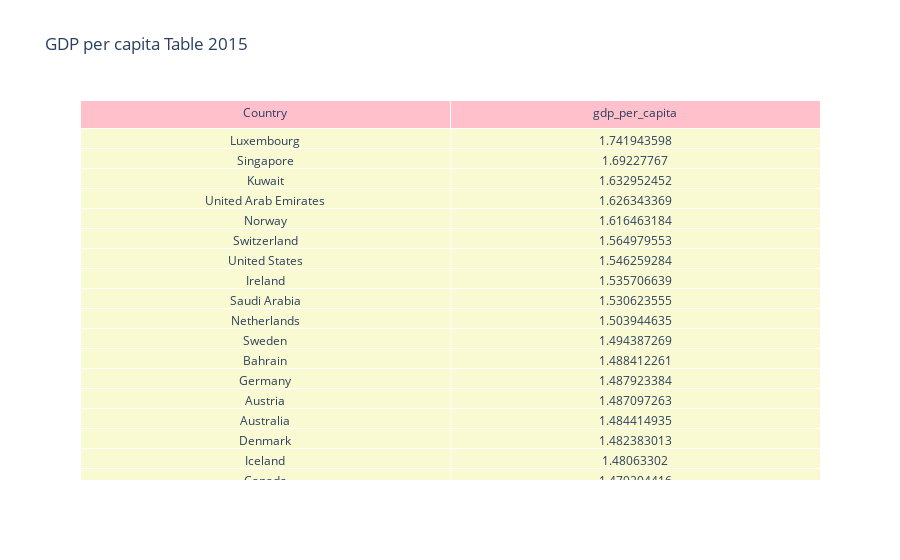

Here is the notebook cell this chart was saved with:
### Code cell
gdp_table(2015, 50).show()

### Figure 1 — Plotly figure (JSON) as saved in the notebook; plotly's stock layout.template omitted (floating-point values rounded to 4 significant figures)
{"data": [{"cells": {"fill": {"color": "lightgoldenrodyellow"}, "values": [["Luxembourg", "Singapore", "Kuwait", "United Arab Emirates", "Norway", "Switzerland", "United States", "Ireland", "Saudi Arabia", "Netherlands", "Sweden", "Bahrain", "Germany", "Austria", "Australia", "Denmark", "Iceland", "Canada", "Belgium", "Finland", "United Kingdom", "France", "Japan", "New Zealand", "Italy", "Spain", "Israel", "Cyprus", "Malta", "Slovenia", "Slovakia", "Estonia", "Portugal", "Lithuania", "Poland", "Malaysia", "Greece", "Hungary", "Kazakhstan", "Russia", "Latvia", "Chile", "Panama", "Croatia", "Romania", "Uruguay", "Turkey", "Gabon", "Mauritius", "Argentina"], [1.742, 1.692, 1.633, 1.626, 1.616, 1.565, 1.546, 1.536, 1.531, 1.504, 1.494, 1.488, 1.488, 1.487, 1.484, 1.482, 1.481, 1.479, 1.464, 1.444, 1.442, 1.431, 1.417, 1.406, 1.395, 1.384, 1.375, 1.356, 1.343, 1.341, 1.325, 1.321, 1.315, 1.315, 1.292, 1.291, 1.289, 1.286, 1.285, 1.282, 1.261, 1.253, 1.234, 1.223, 1.218, 1.218, 1.198, 1.198, 1.189, 1.185]]}, "header": {"fill": {"color": "pink"}, "values": ["Country", "gdp_per_capita"]}, "type": "table"}], "layout": {"title": {"text": "GDP per capita Table 2015"}}}
